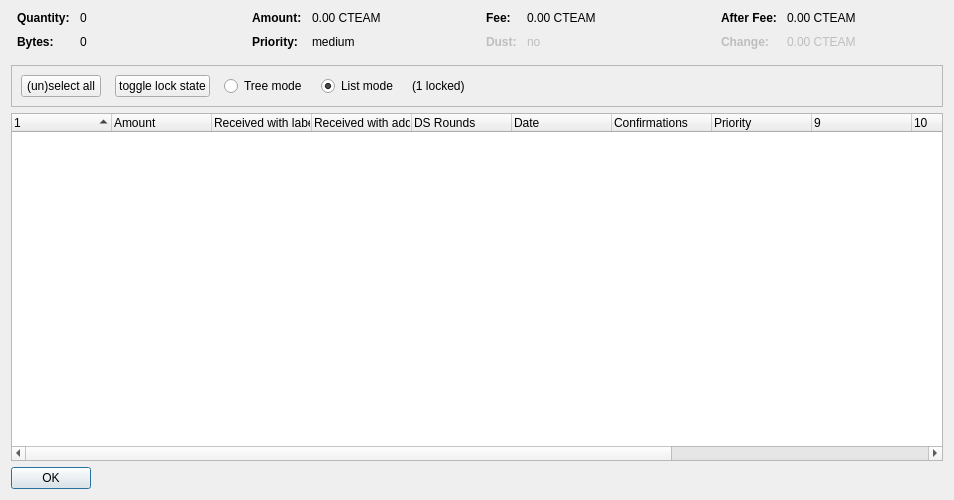
<?xml version="1.0" encoding="UTF-8"?>
<ui version="4.0">
 <class>CoinControlDialog</class>
 <widget class="QDialog" name="CoinControlDialog">
  <property name="geometry">
   <rect>
    <x>0</x>
    <y>0</y>
    <width>954</width>
    <height>500</height>
   </rect>
  </property>
  <property name="windowTitle">
   <string>Coin Selection</string>
  </property>
  <layout class="QVBoxLayout" name="verticalLayout">
   <item>
    <layout class="QHBoxLayout" name="horizontalLayoutTop" stretch="0,0,0,0">
     <property name="topMargin">
      <number>0</number>
     </property>
     <property name="bottomMargin">
      <number>10</number>
     </property>
     <item>
      <layout class="QFormLayout" name="formLayoutCoinControl1">
       <property name="horizontalSpacing">
        <number>10</number>
       </property>
       <property name="verticalSpacing">
        <number>10</number>
       </property>
       <property name="leftMargin">
        <number>6</number>
       </property>
       <property name="rightMargin">
        <number>6</number>
       </property>
       <item row="0" column="0">
        <widget class="QLabel" name="labelCoinControlQuantityText">
         <property name="font">
          <font>
           <weight>75</weight>
           <bold>true</bold>
          </font>
         </property>
         <property name="text">
          <string>Quantity:</string>
         </property>
        </widget>
       </item>
       <item row="0" column="1">
        <widget class="QLabel" name="labelCoinControlQuantity">
         <property name="cursor">
          <cursorShape>IBeamCursor</cursorShape>
         </property>
         <property name="contextMenuPolicy">
          <enum>Qt::ActionsContextMenu</enum>
         </property>
         <property name="text">
          <string notr="true">0</string>
         </property>
         <property name="textInteractionFlags">
          <set>Qt::LinksAccessibleByMouse|Qt::TextSelectableByKeyboard|Qt::TextSelectableByMouse</set>
         </property>
        </widget>
       </item>
       <item row="1" column="0">
        <widget class="QLabel" name="labelCoinControlBytesText">
         <property name="font">
          <font>
           <weight>75</weight>
           <bold>true</bold>
          </font>
         </property>
         <property name="text">
          <string>Bytes:</string>
         </property>
        </widget>
       </item>
       <item row="1" column="1">
        <widget class="QLabel" name="labelCoinControlBytes">
         <property name="cursor">
          <cursorShape>IBeamCursor</cursorShape>
         </property>
         <property name="contextMenuPolicy">
          <enum>Qt::ActionsContextMenu</enum>
         </property>
         <property name="text">
          <string notr="true">0</string>
         </property>
         <property name="textInteractionFlags">
          <set>Qt::LinksAccessibleByMouse|Qt::TextSelectableByKeyboard|Qt::TextSelectableByMouse</set>
         </property>
        </widget>
       </item>
      </layout>
     </item>
     <item>
      <layout class="QFormLayout" name="formLayoutCoinControl2">
       <property name="horizontalSpacing">
        <number>10</number>
       </property>
       <property name="verticalSpacing">
        <number>10</number>
       </property>
       <property name="leftMargin">
        <number>6</number>
       </property>
       <property name="rightMargin">
        <number>6</number>
       </property>
       <item row="0" column="0">
        <widget class="QLabel" name="labelCoinControlAmountText">
         <property name="font">
          <font>
           <weight>75</weight>
           <bold>true</bold>
          </font>
         </property>
         <property name="text">
          <string>Amount:</string>
         </property>
        </widget>
       </item>
       <item row="0" column="1">
        <widget class="QLabel" name="labelCoinControlAmount">
         <property name="cursor">
          <cursorShape>IBeamCursor</cursorShape>
         </property>
         <property name="contextMenuPolicy">
          <enum>Qt::ActionsContextMenu</enum>
         </property>
         <property name="text">
          <string notr="true">0.00 CTEAM</string>
         </property>
         <property name="textInteractionFlags">
          <set>Qt::LinksAccessibleByMouse|Qt::TextSelectableByKeyboard|Qt::TextSelectableByMouse</set>
         </property>
        </widget>
       </item>
       <item row="1" column="0">
        <widget class="QLabel" name="labelCoinControlPriorityText">
         <property name="font">
          <font>
           <weight>75</weight>
           <bold>true</bold>
          </font>
         </property>
         <property name="text">
          <string>Priority:</string>
         </property>
        </widget>
       </item>
       <item row="1" column="1">
        <widget class="QLabel" name="labelCoinControlPriority">
         <property name="cursor">
          <cursorShape>IBeamCursor</cursorShape>
         </property>
         <property name="contextMenuPolicy">
          <enum>Qt::ActionsContextMenu</enum>
         </property>
         <property name="text">
          <string>medium</string>
         </property>
         <property name="textInteractionFlags">
          <set>Qt::LinksAccessibleByMouse|Qt::TextSelectableByKeyboard|Qt::TextSelectableByMouse</set>
         </property>
        </widget>
       </item>
      </layout>
     </item>
     <item>
      <layout class="QFormLayout" name="formLayoutCoinControl3">
       <property name="horizontalSpacing">
        <number>10</number>
       </property>
       <property name="verticalSpacing">
        <number>10</number>
       </property>
       <property name="leftMargin">
        <number>6</number>
       </property>
       <property name="rightMargin">
        <number>6</number>
       </property>
       <item row="0" column="0">
        <widget class="QLabel" name="labelCoinControlFeeText">
         <property name="font">
          <font>
           <weight>75</weight>
           <bold>true</bold>
          </font>
         </property>
         <property name="text">
          <string>Fee:</string>
         </property>
        </widget>
       </item>
       <item row="0" column="1">
        <widget class="QLabel" name="labelCoinControlFee">
         <property name="cursor">
          <cursorShape>IBeamCursor</cursorShape>
         </property>
         <property name="contextMenuPolicy">
          <enum>Qt::ActionsContextMenu</enum>
         </property>
         <property name="text">
          <string notr="true">0.00 CTEAM</string>
         </property>
         <property name="textInteractionFlags">
          <set>Qt::LinksAccessibleByMouse|Qt::TextSelectableByKeyboard|Qt::TextSelectableByMouse</set>
         </property>
        </widget>
       </item>
       <item row="1" column="0">
        <widget class="QLabel" name="labelCoinControlLowOutputText">
         <property name="enabled">
          <bool>false</bool>
         </property>
         <property name="font">
          <font>
           <weight>75</weight>
           <bold>true</bold>
          </font>
         </property>
         <property name="text">
          <string>Dust:</string>
         </property>
        </widget>
       </item>
       <item row="1" column="1">
        <widget class="QLabel" name="labelCoinControlLowOutput">
         <property name="enabled">
          <bool>false</bool>
         </property>
         <property name="cursor">
          <cursorShape>IBeamCursor</cursorShape>
         </property>
         <property name="contextMenuPolicy">
          <enum>Qt::ActionsContextMenu</enum>
         </property>
         <property name="text">
          <string>no</string>
         </property>
         <property name="textInteractionFlags">
          <set>Qt::LinksAccessibleByMouse|Qt::TextSelectableByKeyboard|Qt::TextSelectableByMouse</set>
         </property>
        </widget>
       </item>
      </layout>
     </item>
     <item>
      <layout class="QFormLayout" name="formLayoutCoinControl4">
       <property name="horizontalSpacing">
        <number>10</number>
       </property>
       <property name="verticalSpacing">
        <number>10</number>
       </property>
       <property name="leftMargin">
        <number>6</number>
       </property>
       <property name="rightMargin">
        <number>6</number>
       </property>
       <item row="0" column="0">
        <widget class="QLabel" name="labelCoinControlAfterFeeText">
         <property name="font">
          <font>
           <weight>75</weight>
           <bold>true</bold>
          </font>
         </property>
         <property name="text">
          <string>After Fee:</string>
         </property>
        </widget>
       </item>
       <item row="0" column="1">
        <widget class="QLabel" name="labelCoinControlAfterFee">
         <property name="cursor">
          <cursorShape>IBeamCursor</cursorShape>
         </property>
         <property name="contextMenuPolicy">
          <enum>Qt::ActionsContextMenu</enum>
         </property>
         <property name="text">
          <string notr="true">0.00 CTEAM</string>
         </property>
         <property name="textInteractionFlags">
          <set>Qt::LinksAccessibleByMouse|Qt::TextSelectableByKeyboard|Qt::TextSelectableByMouse</set>
         </property>
        </widget>
       </item>
       <item row="1" column="0">
        <widget class="QLabel" name="labelCoinControlChangeText">
         <property name="enabled">
          <bool>false</bool>
         </property>
         <property name="font">
          <font>
           <weight>75</weight>
           <bold>true</bold>
          </font>
         </property>
         <property name="text">
          <string>Change:</string>
         </property>
        </widget>
       </item>
       <item row="1" column="1">
        <widget class="QLabel" name="labelCoinControlChange">
         <property name="enabled">
          <bool>false</bool>
         </property>
         <property name="cursor">
          <cursorShape>IBeamCursor</cursorShape>
         </property>
         <property name="contextMenuPolicy">
          <enum>Qt::ActionsContextMenu</enum>
         </property>
         <property name="text">
          <string notr="true">0.00 CTEAM</string>
         </property>
         <property name="textInteractionFlags">
          <set>Qt::LinksAccessibleByMouse|Qt::TextSelectableByKeyboard|Qt::TextSelectableByMouse</set>
         </property>
        </widget>
       </item>
      </layout>
     </item>
    </layout>
   </item>
   <item>
    <widget class="QFrame" name="frame">
     <property name="minimumSize">
      <size>
       <width>0</width>
       <height>40</height>
      </size>
     </property>
     <property name="frameShape">
      <enum>QFrame::StyledPanel</enum>
     </property>
     <property name="frameShadow">
      <enum>QFrame::Sunken</enum>
     </property>
     <layout class="QHBoxLayout" name="horizontalLayout">
      <item>
       <layout class="QHBoxLayout" name="horizontalLayoutPanel" stretch="0,0,0,0,0,0">
        <property name="spacing">
         <number>14</number>
        </property>
        <item>
         <widget class="QPushButton" name="pushButtonSelectAll">
          <property name="sizePolicy">
           <sizepolicy hsizetype="Maximum" vsizetype="Fixed">
            <horstretch>0</horstretch>
            <verstretch>0</verstretch>
           </sizepolicy>
          </property>
          <property name="text">
           <string>(un)select all</string>
          </property>
          <property name="autoDefault">
           <bool>false</bool>
          </property>
         </widget>
        </item>
        <item>
         <widget class="QPushButton" name="pushButtonToggleLock">
          <property name="sizePolicy">
           <sizepolicy hsizetype="Maximum" vsizetype="Fixed">
            <horstretch>0</horstretch>
            <verstretch>0</verstretch>
           </sizepolicy>
          </property>
          <property name="text">
           <string>toggle lock state</string>
          </property>
          <property name="autoDefault">
           <bool>false</bool>
          </property>
         </widget>
        </item>
        <item>
         <widget class="QRadioButton" name="radioTreeMode">
          <property name="sizePolicy">
           <sizepolicy hsizetype="Maximum" vsizetype="Fixed">
            <horstretch>0</horstretch>
            <verstretch>0</verstretch>
           </sizepolicy>
          </property>
          <property name="text">
           <string>Tree mode</string>
          </property>
         </widget>
        </item>
        <item>
         <widget class="QRadioButton" name="radioListMode">
          <property name="sizePolicy">
           <sizepolicy hsizetype="Maximum" vsizetype="Fixed">
            <horstretch>0</horstretch>
            <verstretch>0</verstretch>
           </sizepolicy>
          </property>
          <property name="text">
           <string>List mode</string>
          </property>
          <property name="checked">
           <bool>true</bool>
          </property>
         </widget>
        </item>
        <item>
         <widget class="QLabel" name="labelLocked">
          <property name="text">
           <string>(1 locked)</string>
          </property>
         </widget>
        </item>
        <item>
         <spacer name="horizontalSpacer">
          <property name="orientation">
           <enum>Qt::Horizontal</enum>
          </property>
          <property name="sizeHint" stdset="0">
           <size>
            <width>40</width>
            <height>20</height>
           </size>
          </property>
         </spacer>
        </item>
       </layout>
      </item>
     </layout>
    </widget>
   </item>
   <item>
    <widget class="CoinControlTreeWidget" name="treeWidget">
     <property name="contextMenuPolicy">
      <enum>Qt::CustomContextMenu</enum>
     </property>
     <property name="sortingEnabled">
      <bool>false</bool>
     </property>
     <property name="columnCount">
      <number>13</number>
     </property>
     <attribute name="headerShowSortIndicator" stdset="0">
      <bool>true</bool>
     </attribute>
     <attribute name="headerStretchLastSection">
      <bool>false</bool>
     </attribute>
     <column>
      <property name="text">
       <string/>
      </property>
     </column>
     <column>
      <property name="text">
       <string>Amount</string>
      </property>
     </column>
     <column>
      <property name="text">
       <string>Received with label</string>
      </property>
     </column>
     <column>
      <property name="text">
       <string>Received with address</string>
      </property>
     </column>
     <column>
      <property name="text">
       <string>DS Rounds</string>
      </property>
     </column>
     <column>
      <property name="text">
       <string>Date</string>
      </property>
     </column>
     <column>
      <property name="text">
       <string>Confirmations</string>
      </property>
      <property name="toolTip">
       <string>Confirmed</string>
      </property>
     </column>
     <column>
      <property name="text">
       <string>Priority</string>
      </property>
     </column>
     <column>
      <property name="text">
       <string/>
      </property>
     </column>
     <column>
      <property name="text">
       <string/>
      </property>
     </column>
     <column>
      <property name="text">
       <string/>
      </property>
     </column>
     <column>
      <property name="text">
       <string/>
      </property>
     </column>
     <column>
      <property name="text">
       <string/>
      </property>
     </column>
    </widget>
   </item>
   <item>
    <widget class="QDialogButtonBox" name="buttonBox">
     <property name="sizePolicy">
      <sizepolicy hsizetype="Maximum" vsizetype="Fixed">
       <horstretch>0</horstretch>
       <verstretch>0</verstretch>
      </sizepolicy>
     </property>
     <property name="orientation">
      <enum>Qt::Horizontal</enum>
     </property>
     <property name="standardButtons">
      <set>QDialogButtonBox::Ok</set>
     </property>
    </widget>
   </item>
  </layout>
 </widget>
 <customwidgets>
  <customwidget>
   <class>CoinControlTreeWidget</class>
   <extends>QTreeWidget</extends>
   <header>coincontroltreewidget.h</header>
  </customwidget>
 </customwidgets>
 <resources/>
 <connections/>
</ui>
